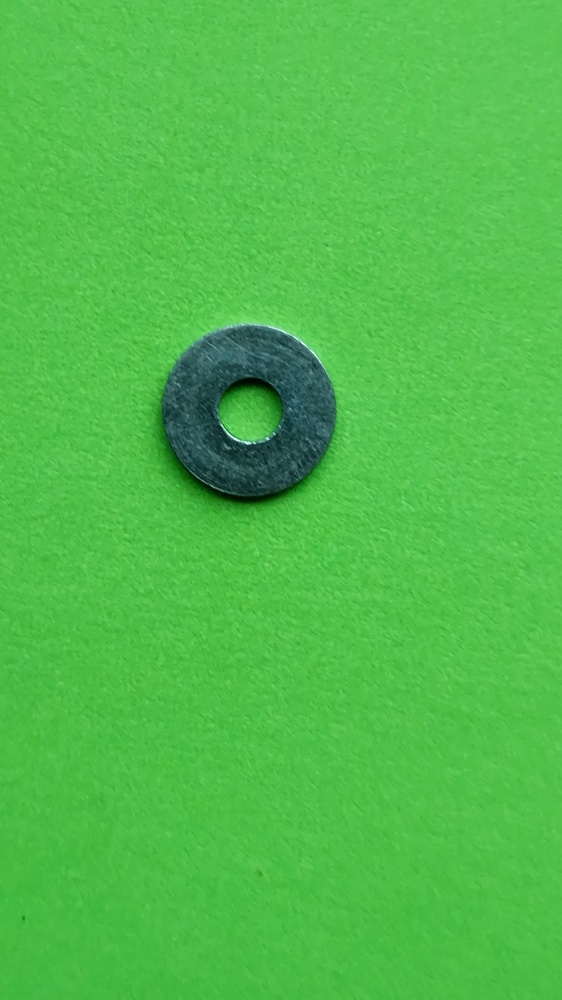
#> input picture Codigo/images/otras/arandela_29.jpg, 562 x 1000 px, shrunk from 2304 x 4096 before the run
$ python -i ObjectRecognitionAlgorithm.py   (imports and definitions only)
#> lines starting #> are read from the running program, lines starting #| are printed output that depends on the picture; after the words box and inside, x2 and y2 are one past the last pixel; in counts of white or black regions, pixels touching at a corner belong together; long printed decimals are rounded
import math
import warnings
from collections import Counter
from matplotlib import pyplot as plt
import numpy as np
from matplotlib.colors import ListedColormap
from matplotlib.patches import Patch
from scipy.stats import mode
from skimage import color, filters
from skimage.morphology import disk, binary_closing
from skimage.filters import threshold_otsu, threshold_li
import cv2


class ImageRecognitionAlgorithm:
    # Estos valores fueron obtenidos del Standard scaler después de
    # aplicarlo a los training instances (NO MODIFICAR)
    features_mean_ = np.array([ 3.84775619e-01,  2.05266479e-01,  6.06069527e-03,  4.88774242e-03,
        8.02606812e-05,  3.82024021e-03, -1.51912884e-08,  8.57088350e+04,
        2.21141749e+03,  4.75608075e-01,  6.76078372e-01,  8.21467071e-01,
        8.22579423e-01,  5.52256299e-01,  6.69292849e-01,  5.51438738e-01,
        2.21659637e-02])

    features_var_ = np.array([8.44821990e-02, 9.30134667e-02, 6.30604977e-05, 5.11569028e-05,
       2.15418556e-08, 4.01467314e-05, 1.20044068e-14, 3.19930778e+09,
       3.91801831e+06, 1.28554142e-01, 9.72304043e-02, 3.23354363e-02,
       3.26561282e-02, 1.36462925e-01, 1.10929737e-01, 1.37032663e-01,
       1.17376805e-04])

    features_names = ['Hu1_hull', 'Hu2_hull', 'Hu3_hull', 'Hu4_hull', 'Hu5_hull', 'Hu6_hull',
    'Hu7_hull', 'Area', 'Perimeter', 'Circularity', 'Hull_Circularity',
    'Solidity', 'Convexity', 'Circle_Area_Ratio', 'Axis_Aspect_Ratio',
    'Eccentricity', 'Perimeter_Area_Ratio']

    chosen_features = ['Hu1_hull', 'Hull_Circularity', 'Circle_Area_Ratio', 'Eccentricity']

    category_mapping = {0: 'arandela', 1: 'clavo', 2: 'tornillo', 3: 'tuerca'}

    @staticmethod
    def preprocess_image(img):
        print(f'Original shape: {img.shape}')
#| Original shape: (1000, 562, 3)
        mean_color = img.mean(axis=(0, 1))
#> mean_color = [79.77, 188.7, 74.52]
        print(f"Mean color (RGB): {mean_color}")
#| Mean color (RGB): [ 79.768 188.696  74.518]

        # Threshold para la detección del fondo
        threshold = 85

        # Máscara donde los pixeles cerca del color del fondo se vuelven negros
        mask = np.linalg.norm(img - mean_color, axis=-1) < threshold
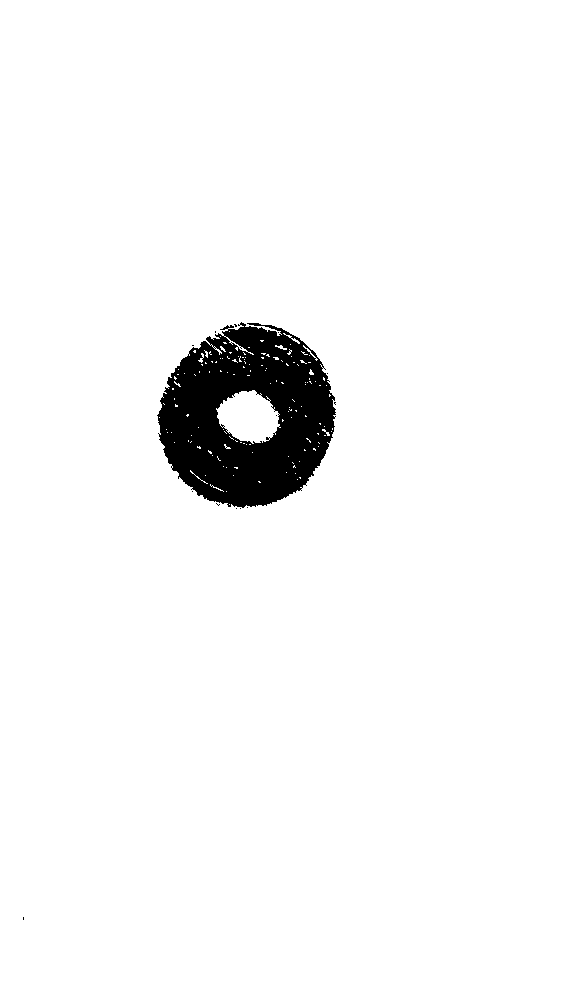
#> mask: shape (1000, 562) bool; 96.1% white; 14 black regions (13 under 20 px), largest, box (x1, y1, x2, y2) and area: (157, 322, 336, 508) 21842
        img[mask] = [0, 0, 0]  # Convert background to black
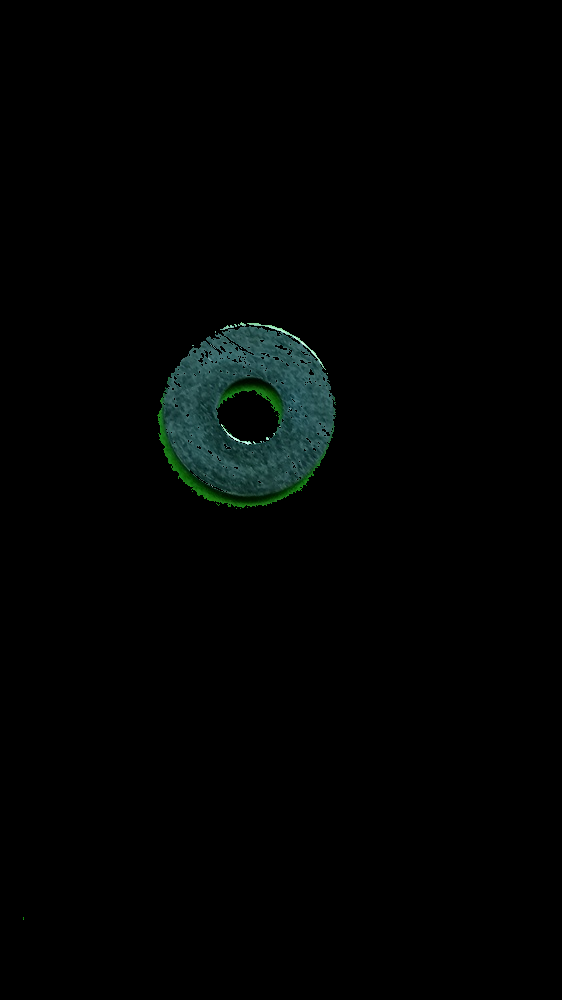
#> img: shape (1000, 562, 3); mean R, G, B 1.5, 3.2, 2.8

        # Convertir a escala de grises
        # Reducimos el número de canales de 3 a 1
        gray_img = color.rgb2gray(img)
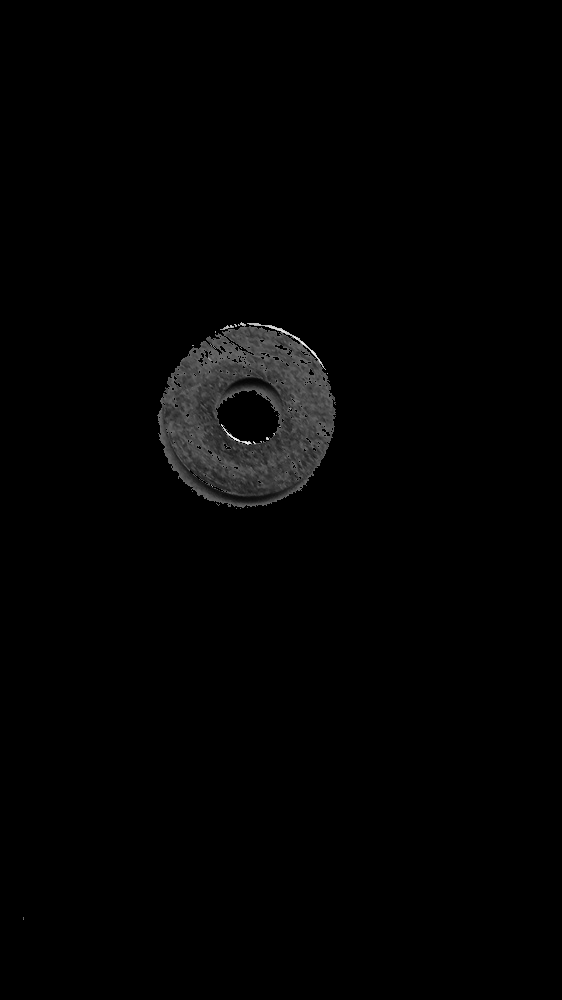
#> gray_img: shape (1000, 562) float64; min 0, max 0.979, mean 0.011

        if gray_img.shape[1] > gray_img.shape[0]:
            gray_img = np.rot90(gray_img)  # Rotate 90 degrees to make it portrait

        # Apply a median filter
        img_filtered = filters.rank.median(gray_img, disk(5))

        # Apply Li's threshold
        local_li = threshold_li(img_filtered)
#> local_li = 2.73
        thresh_image = (img_filtered >= local_li).astype(np.uint8) * 255
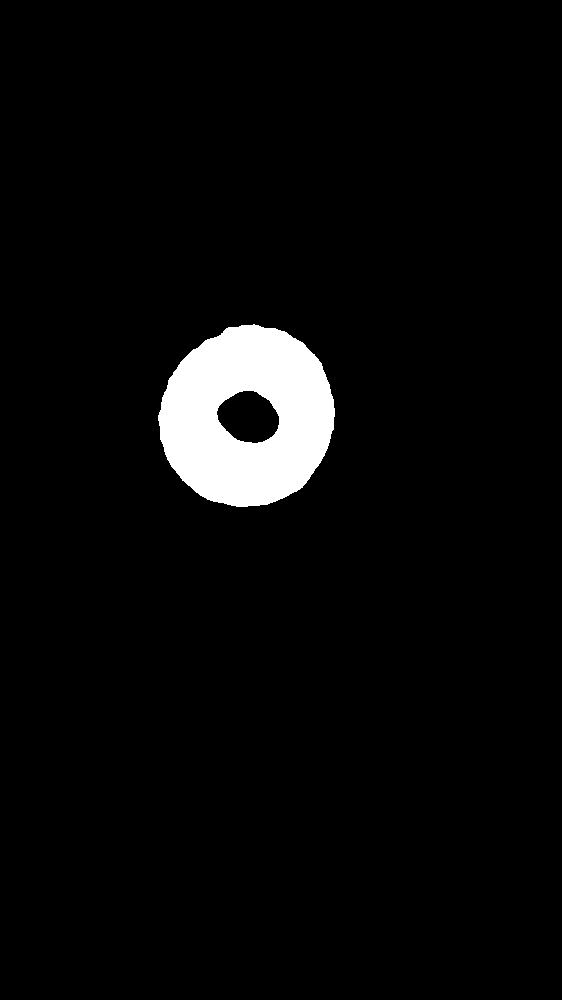
#> thresh_image: shape (1000, 562); 4% white; 1 white region, box (x1, y1, x2, y2) and area: (158, 324, 335, 507) 22506

        # Invert to obtain black background if needed
        if np.mean(thresh_image) > 127:
            thresh_image = cv2.bitwise_not(thresh_image)
            print(f"Inverting colors...")

        # Closing Filtering
        closed_image = binary_closing(thresh_image, disk(10))
#> closed_image: shape (1000, 562) bool; 4% white; 1 white region, box (x1, y1, x2, y2) and area: (158, 324, 335, 507) 22533

        return gray_img, img_filtered, thresh_image, closed_image

    # [142 lines left out: functions search_contours, crop_object, compute_features, scale_features, select_features, draw_convex_hull and 1 more, not called in this run]


class KNN(ImageRecognitionAlgorithm):
    # [61 lines left out: functions __init__, launch_knn, not called in this run]


class KMeans(ImageRecognitionAlgorithm):
    # [55 lines left out: functions __init__, initialize_centroids, kmeans_plusplus_initialization, assign_clusters, update_centroids, not called in this run]

    def predict(self, predict, centroids):
        return self.assign_clusters(predict, centroids)

    # [125 lines left out: functions cluster_to_label_mapping, clustering_accuracy, plot_3d_comparison, launch_kmeans, not called in this run]

>>> import cv2
>>> picture = cv2.cvtColor(cv2.imread('images/otras/arandela_29.jpg'), cv2.COLOR_BGR2RGB)
>>> result = ImageRecognitionAlgorithm().preprocess_image(picture)

$ run again, on Codigo/images/otras/arandela_30.jpg
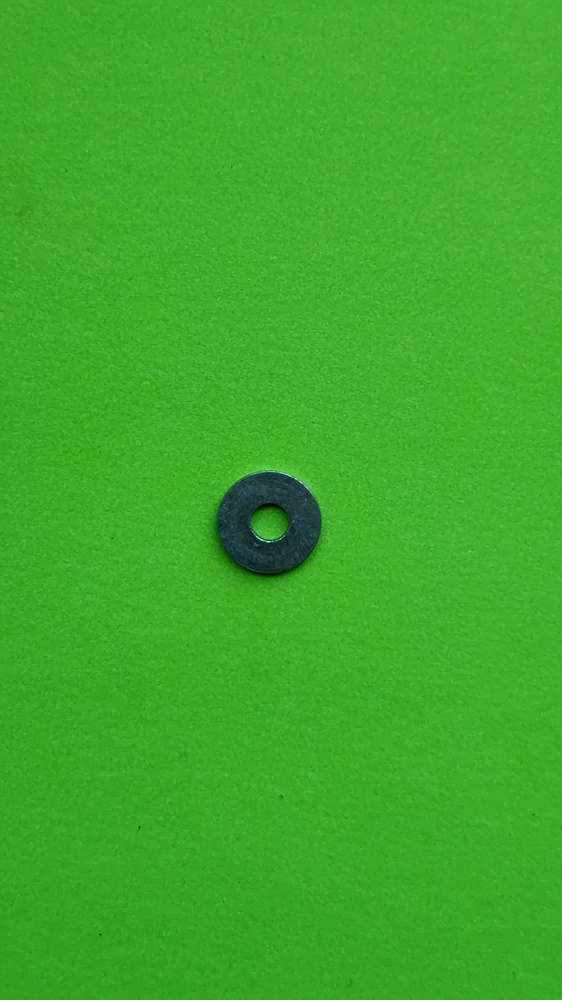
#> input picture Codigo/images/otras/arandela_30.jpg, 562 x 1000 px, shrunk from 2304 x 4096 before the run
#| Original shape: (1000, 562, 3)
#> mean_color = [64.29, 168.7, 42.35]
#| Mean color (RGB): [ 64.287 168.745   42.351]
#> in preprocess_image, `mask = np.linalg.norm(img - mean_color, axis=-1) < threshold`:
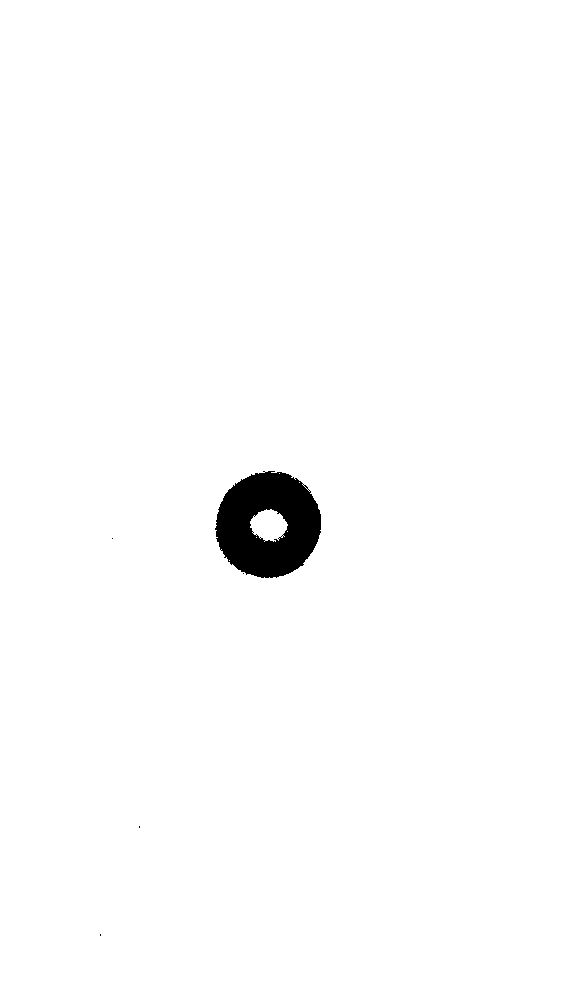
#> mask: shape (1000, 562) bool; 98.6% white; 5 black regions (4 under 20 px), largest, box (x1, y1, x2, y2) and area: (215, 471, 321, 578) 7884
#> in preprocess_image, `img[mask] = [0, 0, 0]`:
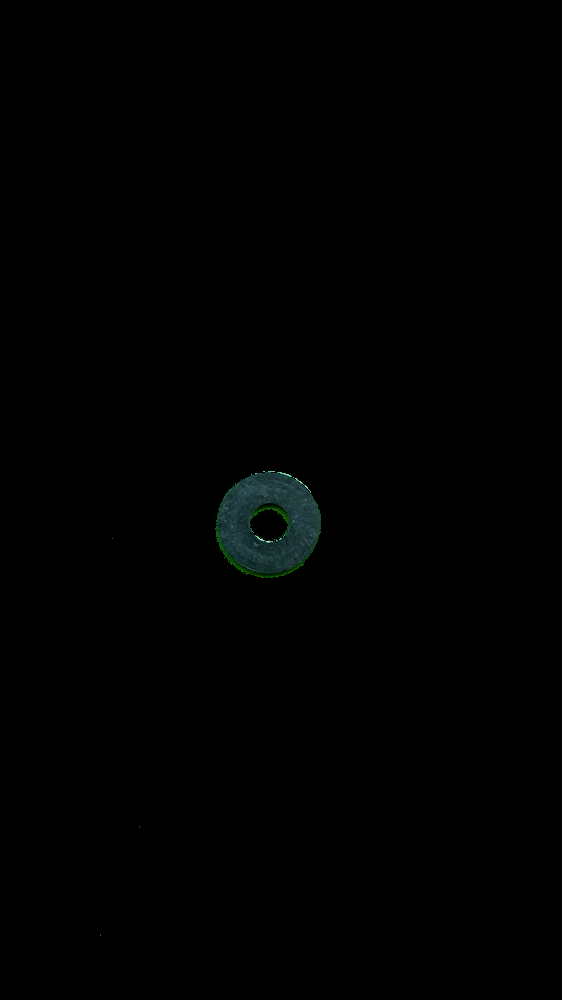
#> img: shape (1000, 562, 3); mean R, G, B 0.4, 0.9, 0.8
#> local_li = 0.704
#> thresh_image: shape (1000, 562); 1.4% white; 1 white region, box (x1, y1, x2, y2) and area: (216, 472, 321, 578) 7888
#> closed_image: shape (1000, 562) bool; 1.4% white; 1 white region, box (x1, y1, x2, y2) and area: (216, 472, 321, 578) 7910

$ run again, on Codigo/images/otras/arandela_31.jpg
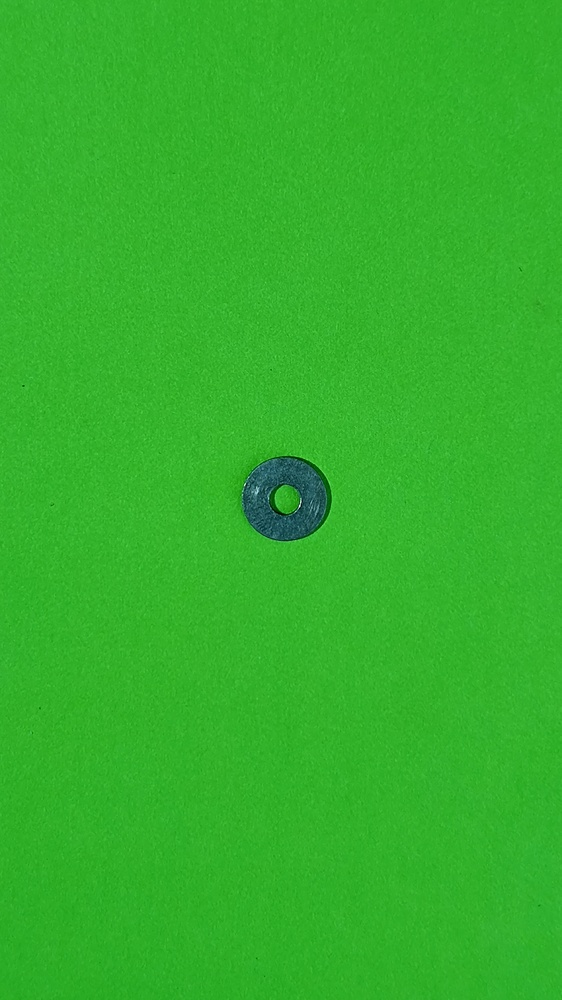
#> input picture Codigo/images/otras/arandela_31.jpg, 562 x 1000 px, shrunk from 2304 x 4096 before the run
#| Original shape: (1000, 562, 3)
#> mean_color = [50.86, 177.1, 43.15]
#| Mean color (RGB): [ 50.863 177.106  43.153]
#> in preprocess_image, `mask = np.linalg.norm(img - mean_color, axis=-1) < threshold`:
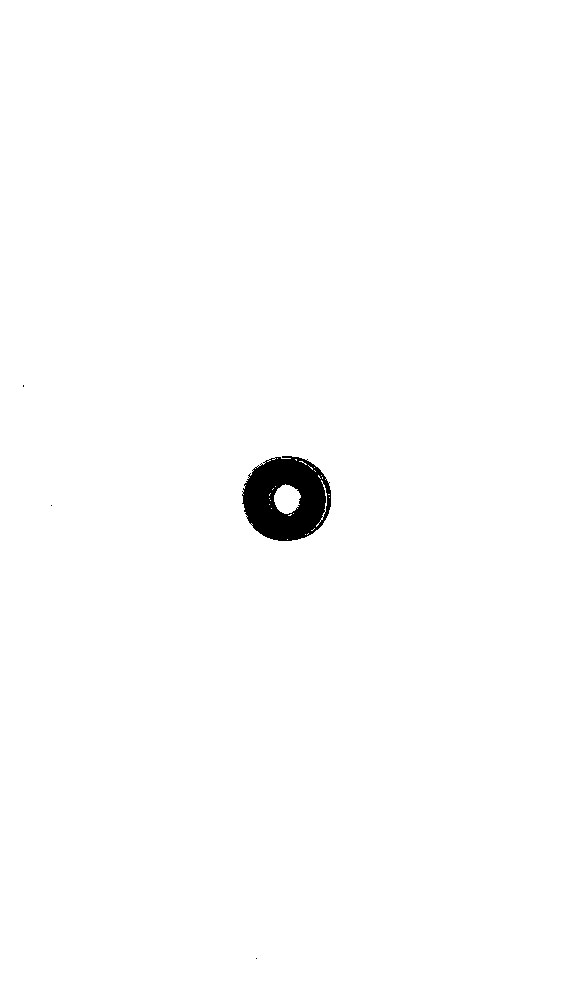
#> mask: shape (1000, 562) bool; 99.1% white; 4 black regions (3 under 20 px), largest, box (x1, y1, x2, y2) and area: (242, 456, 331, 541) 5220
#> in preprocess_image, `img[mask] = [0, 0, 0]`:
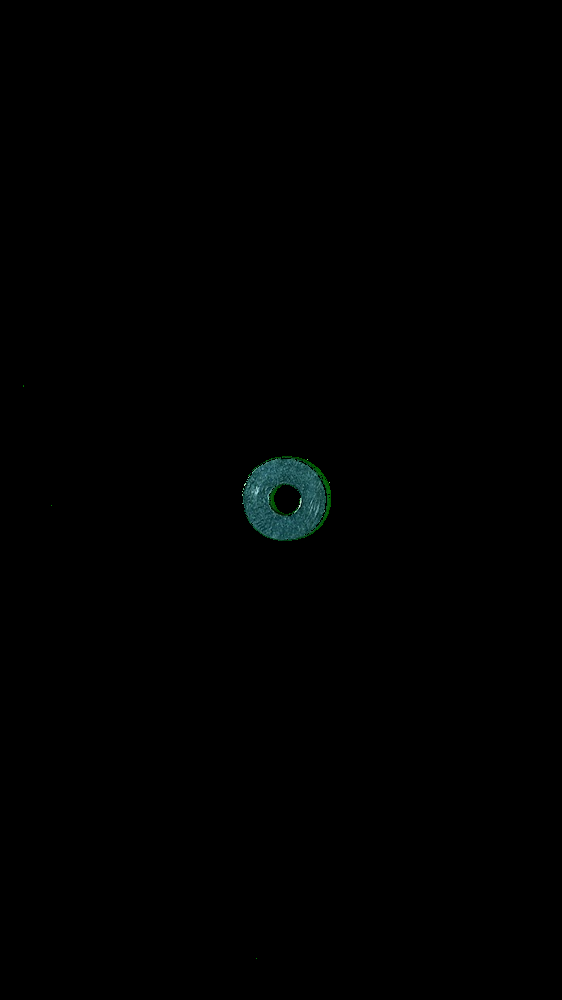
#> img: shape (1000, 562, 3); mean R, G, B 0.3, 0.8, 0.7
#> local_li = 0.675
#> thresh_image: shape (1000, 562); 0.93% white; 1 white region, box (x1, y1, x2, y2) and area: (243, 457, 330, 541) 5253
#> closed_image: shape (1000, 562) bool; 0.94% white; 1 white region, box (x1, y1, x2, y2) and area: (243, 457, 330, 541) 5270
